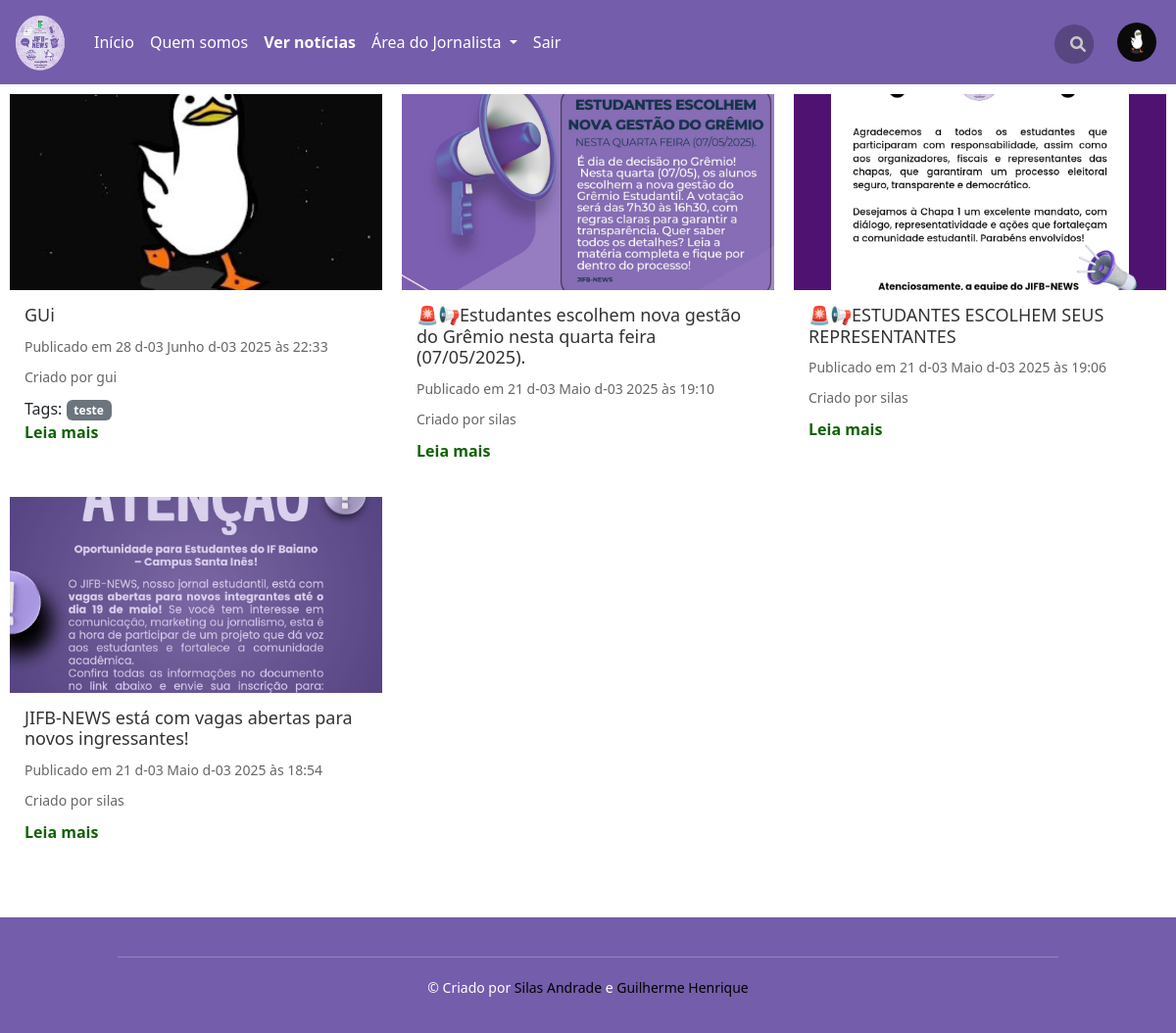
The page /noticias/feed/ (signed in) on the database its author committed.
### news/models.py (models this page shows, shortened)
class Noticia(models.Model):
    autor = models.ForeignKey(User, on_delete=models.CASCADE)
    título = models.CharField(max_length=500)
    corpo = models.TextField(blank=True, null=True)
    capa_noticia = models.ImageField(upload_to="uploads/noticias/CAPAS/%Y/%m/%d")
    tags = models.CharField(max_length=255, blank=True, help_text="Separe as tags por vírgula")
    visivel = models.BooleanField(default=True)
    updated = models.DateTimeField(auto_now=True)
    created = models.DateTimeField(auto_now_add=True)

### news/views.py (the view)
# urls.py: path('feed/', views.FeedNoticiasView, name='feed'),
def FeedNoticiasView(request):
    noticias = Noticia.objects.filter(visivel=True).order_by('-updated', '-created') # Apenas notícias visíveis
    perfil = Perfil.objects.get(user=request.user) if request.user.is_authenticated else None
    context = {
        'noticias': noticias, # Renomeei a variável para 'noticias' no contexto
        'minha_foto_de_perfil': perfil.foto_de_perfil if perfil else None,
        'perfil': perfil,
    }
    return render(request, "news/feed.html", context)

### news/templatetags/news_filters.py (called while the page is built)
@register.filter(name='split')
def split(value, key):
    return value.split(key)

@register.filter(name='strip')
def strip(value):
    return value.strip()

### templates/news/feed.html (shortened to what this page needs)
{% extends "main.html" %}
{% load static %}
{% block extra_css %}
    <link rel="stylesheet" href="{% static 'CSS/news/noticias.css' %}">
{% endblock %}
{% load news_filters %}
{% load static %}
{% block content %}
    <div class="page-container">
        <div class="content-wrap">
            <section class="noticias" id="noticias">
                <div class="noticias-container">
                    {% for noticia in noticias %}
                        {% if noticia.visivel or request.user.is_staff %}
                            <div class="noticia-card">
                                <a href="{% url 'noticia' noticia.id %}">
                                    {% if noticia.capa_noticia %}
                                        <img src="{{ noticia.capa_noticia.url }}" alt="Capa da Notícia: {{ noticia.título }}">
                                    {% else %}
                                        <img src="{% static 'img/placeholder_noticia.jpg' %}" alt="Imagem padrão de notícia">
                                    {% endif %}
                                </a>
                                <div class="noticia-card-content">
                                    <h3>{{noticia.título}}</h3>
                                    <p>Publicado em {{noticia.created|date:"d \de F \de Y \à\s H:i"}}</p>
                                    <p>Criado por {{noticia.autor}}</p>
                                    {% if noticia.tags %}
                                        <div class="noticia-tags">
                                            Tags:
                                            {% for tag_name in noticia.tags|split:"," %}
                                                <span class="badge bg-secondary me-1">{{ tag_name|strip }}</span>
                                            {% endfor %}
                                        </div>
                                    {% endif %}
                                    <a href="{% url 'noticia' noticia.id %}" class="noticia-leia">Leia mais</a>
                                </div>
                            </div>
                        {% endif %}
                    {% endfor%}
                </div>
            </section>
        </div>
    </div>
{% endblock %}

### static/CSS/news/noticias.css (style rules this page uses)
.noticias-container { display: grid; grid-template-columns: repeat(3, 1fr); gap: 20px; max-width: 1200px; width: 100%; margin: 0 auto; padding: 10px; }
.noticia-card { background: #fff; overflow: hidden; }
.noticia-card img { width: 100%; height: 200px; object-fit: cover; }
.noticia-card-content { padding: 15px; }
.noticia-card h3 { font-size: 18px; margin-bottom: 10px; color: #333; }
.noticia-card p { font-size: 14px; color: #666; margin-bottom: 10px; }
.noticia-leia { text-decoration: none; color: #116107; font-weight: bold; }

### templates/footer.html (style rules this page uses)
body { margin: 0; padding: 0; box-sizing: border-box; }

### rows shown on the page
Noticia: capa_noticia (picture), título "GUi", created "28 d-03 Junho d-03 2025 às 22:33", autor "gui", tags "teste"
Noticia: capa_noticia (picture), título "🚨📢Estudantes escolhem nova gestão do Grêmio nesta quarta feira (07/05/2025).", created "21 d-03 Maio d-03 2025 às 19:10", autor "silas"
Noticia: capa_noticia (picture), título "🚨📢ESTUDANTES ESCOLHEM SEUS REPRESENTANTES", created "21 d-03 Maio d-03 2025 às 19:06", autor "silas"
Noticia: capa_noticia (picture), título "JIFB-NEWS está com vagas abertas para novos ingressantes!", created "21 d-03 Maio d-03 2025 às 18:54", autor "silas"
